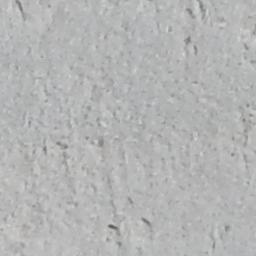
#> input picture ai-model/datasets/SDNET2018/D/CD/7004-104.jpg, 256 x 256 px
$ python -i preprocessing.py   (imports and definitions only)   (older library calls are emulated)
#> lines starting #> are read from the running program, lines starting #| are printed output that depends on the picture
"""
InfraScan Preprocessing & Quality Assessment Service
Performs format validation, blur scoring, brightness checks, and CLAHE contrast enhancement.
"""
import os
from pathlib import Path
from typing import Dict, Any, List
import cv2
import numpy as np

MIN_WIDTH = 256
MIN_HEIGHT = 256
BLUR_THRESHOLD = 50.0
DARK_THRESHOLD = 50.0
BRIGHT_THRESHOLD = 220.0
MAX_PREPROCESS_WIDTH = 1920

def assess_and_preprocess_image(
    image_path: str,
    output_dir: str = "./uploads/preprocessed",
    base_url_prefix: str = "/uploads/preprocessed"
) -> Dict[str, Any]:
    """
    Analyzes image quality and generates an enhanced, normalized copy using CLAHE.
    """
#> called with output_dir = './uploads/preprocessed', base_url_prefix = '/uploads/preprocessed'
    path = Path(image_path)
    if not path.exists():
        raise FileNotFoundError(f"Image not found at {image_path}")

    image = cv2.imread(str(path))
#> image is the input picture: shape (256, 256, 3); mean B, G, R 180.5, 180.8, 180
    if image is None:
        raise ValueError(f"Unable to decode image at {image_path}")

    height, width = image.shape[:2]
#> height = 256; width = 256
    file_size = os.path.getsize(str(path))

    # Convert to grayscale for quality metrics
    gray = cv2.cvtColor(image, cv2.COLOR_BGR2GRAY)

    # 1. Blur score via Laplacian variance
    blur_score_val = float(cv2.Laplacian(gray, cv2.CV_64F).var())
#> blur_score_val = 60.26
    blur_score = "Pass" if blur_score_val >= BLUR_THRESHOLD else "Warning"
#> blur_score = 'Pass'

    # 2. Brightness evaluation
    brightness = float(gray.mean())
#> brightness = 180.5

    issues: List[str] = []
    if width < MIN_WIDTH or height < MIN_HEIGHT:
        issues.append(f"Image resolution ({width}x{height}) is below minimum recommended {MIN_WIDTH}x{MIN_HEIGHT}")

    if blur_score_val < BLUR_THRESHOLD:
        issues.append(f"Image blur metric is low ({blur_score_val:.1f} < {BLUR_THRESHOLD:.1f})")

    if brightness < DARK_THRESHOLD:
        blur_score = "Low-Light Warning"
        issues.append(f"Image is under-exposed / dark (mean brightness {brightness:.1f})")
    elif brightness > BRIGHT_THRESHOLD:
        issues.append(f"Image is over-exposed (mean brightness {brightness:.1f})")

    # 3. Composite quality score (0 - 100)
    # Scaled based on blur (up to 50 pts), brightness optimality (30 pts), and resolution (20 pts)
    blur_pts = min(50.0, (blur_score_val / (BLUR_THRESHOLD * 2.0)) * 50.0)
#> blur_pts = 30.13
    brightness_dev = abs(brightness - 128.0) / 128.0  # 0 is ideal, 1 is extreme
#> brightness_dev = 0.41
    bright_pts = max(0.0, 30.0 * (1.0 - brightness_dev))
#> bright_pts = 17.7
    res_pts = min(20.0, (width * height / (1920 * 1080)) * 20.0)
#> res_pts = 0.632
    quality_score = int(round(min(100.0, max(15.0, blur_pts + bright_pts + res_pts))))
#> quality_score = 48

    # 4. Image Enhancement (Resizing + CLAHE)
    processed = image.copy()
    if width > MAX_PREPROCESS_WIDTH:
        scale = MAX_PREPROCESS_WIDTH / float(width)
        new_w = MAX_PREPROCESS_WIDTH
        new_h = int(height * scale)
        processed = cv2.resize(processed, (new_w, new_h), interpolation=cv2.INTER_AREA)

    # CLAHE on Lightness channel
    lab = cv2.cvtColor(processed, cv2.COLOR_BGR2LAB)
#> lab: shape (256, 256, 3); mean of channels 0, 1, 2 187.7, 127.6, 128
    l_channel, a_channel, b_channel = cv2.split(lab)
    clahe = cv2.createCLAHE(clipLimit=2.0, tileGridSize=(8, 8))
    enhanced_l = clahe.apply(l_channel)
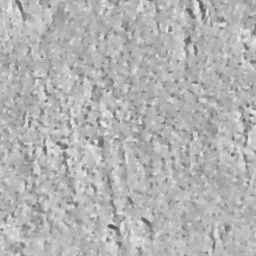
#> enhanced_l: shape (256, 256); min 69, max 236, mean 179.7
    enhanced_lab = cv2.merge((enhanced_l, a_channel, b_channel))
#> enhanced_lab: shape (256, 256, 3); mean of channels 0, 1, 2 179.7, 127.6, 128
    enhanced_bgr = cv2.cvtColor(enhanced_lab, cv2.COLOR_LAB2BGR)

    # 5. Save enhanced image
    os.makedirs(output_dir, exist_ok=True)
    out_filename = f"preprocessed_{path.name}"
    out_path = os.path.join(output_dir, out_filename)
    cv2.imwrite(out_path, enhanced_bgr)

    preprocessed_url = f"{base_url_prefix.rstrip('/')}/{out_filename}"

    return {
        "filename": path.name,
        "resolution": f"{width} x {height}",
        "fileSizeBytes": file_size,
        "qualityScore": quality_score,
        "blurScore": blur_score,
        "blurVariance": round(blur_score_val, 2),
        "brightness": round(brightness, 2),
        "isAcceptable": len(issues) == 0,
        "issues": issues,
        "preprocessedUrl": preprocessed_url,
    }

>>> result = assess_and_preprocess_image('../../../ai-model/datasets/SDNET2018/D/CD/7004-104.jpg')
#> result = 10 items

$ run again, on ai-model/datasets/SDNET2018/D/CD/7006-41.jpg
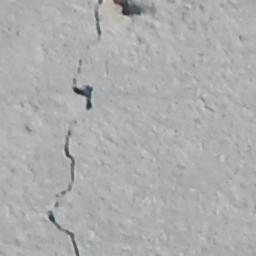
#> input picture ai-model/datasets/SDNET2018/D/CD/7006-41.jpg, 256 x 256 px
#> in assess_and_preprocess_image, image is the input picture: shape (256, 256, 3); mean B, G, R 173.2, 173.2, 172.8
#> blur_score_val = 58.15
#> blur_score = 'Pass'
#> brightness = 173.1
#> blur_pts = 29.08
#> brightness_dev = 0.352
#> bright_pts = 19.43
#> quality_score = 49
#> lab: shape (256, 256, 3); mean of channels 0, 1, 2 180.5, 127.9, 128
#> in assess_and_preprocess_image, `enhanced_l = clahe.apply(l_channel)`:
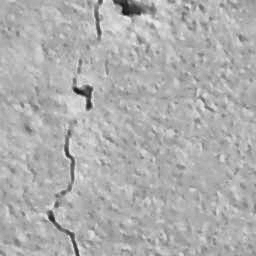
#> enhanced_l: shape (256, 256); min 17, max 235, mean 174.4
#> enhanced_lab: shape (256, 256, 3); mean of channels 0, 1, 2 174.4, 127.9, 128
#> result = 10 items

$ run again, on ai-model/datasets/SDNET2018/D/CD/7009-238.jpg
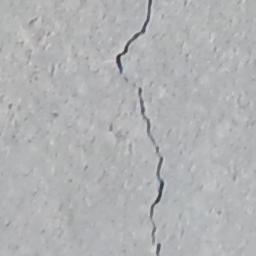
#> input picture ai-model/datasets/SDNET2018/D/CD/7009-238.jpg, 256 x 256 px
#> in assess_and_preprocess_image, image is the input picture: shape (256, 256, 3); mean B, G, R 179.9, 178.2, 177.3
#> blur_score_val = 78.28
#> blur_score = 'Pass'
#> brightness = 178.1
#> blur_pts = 39.14
#> brightness_dev = 0.392
#> bright_pts = 18.25
#> quality_score = 58
#> lab: shape (256, 256, 3); mean of channels 0, 1, 2 185.3, 127.9, 127.1
#> in assess_and_preprocess_image, `enhanced_l = clahe.apply(l_channel)`:
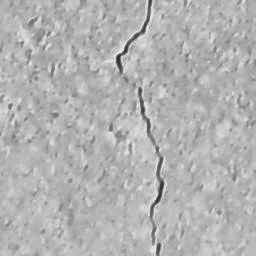
#> enhanced_l: shape (256, 256); min 35, max 237, mean 178.7
#> enhanced_lab: shape (256, 256, 3); mean of channels 0, 1, 2 178.7, 127.9, 127.1
#> result = 10 items

$ run again, on ai-model/datasets/SDNET2018/D/CD/7011-152.jpg
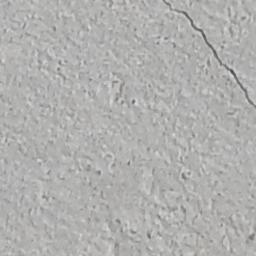
#> input picture ai-model/datasets/SDNET2018/D/CD/7011-152.jpg, 256 x 256 px
#> in assess_and_preprocess_image, image is the input picture: shape (256, 256, 3); mean B, G, R 174.4, 176, 176.2
#> blur_score_val = 171.4
#> blur_score = 'Pass'
#> brightness = 176
#> blur_pts = 50
#> brightness_dev = 0.375
#> bright_pts = 18.74
#> quality_score = 69
#> lab: shape (256, 256, 3); mean of channels 0, 1, 2 183.2, 128, 128.8
#> in assess_and_preprocess_image, `l_channel, a_channel, b_channel = cv2.split(lab)`:
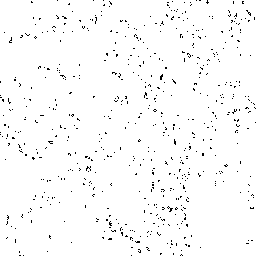
#> a_channel: shape (256, 256); values 127 (black) and 128 (white), 97.9% white; black in thin lines or dots
#> in assess_and_preprocess_image, `enhanced_l = clahe.apply(l_channel)`:
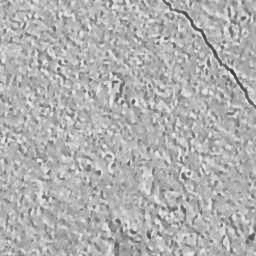
#> enhanced_l: shape (256, 256); min 45, max 241, mean 176.4
#> enhanced_lab: shape (256, 256, 3); mean of channels 0, 1, 2 176.4, 128, 128.8
#> result = 10 items
